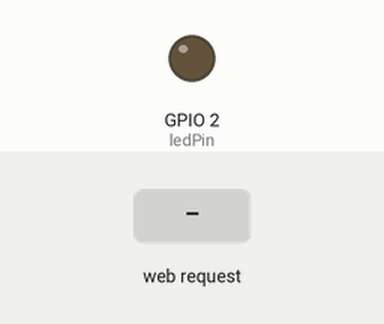
Simulated run of this sketch. Board: ESP32. Parts: output pins drawn as LEDs (lit = HIGH). Dashed ring = blinking. The inputs (shaded band) are chosen by the test bench. WiFi joins after 1.5 s; servers stay silent unless stated; what the sketch prints to the serial monitor is not drawn.

Above: at 2.7 s.
2.8 s: HTTP request GET /led/blink received
At 2.95 s:
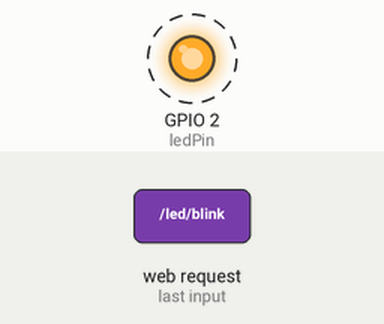
5.8 s: HTTP request GET /led/on received
At 6.9 s:
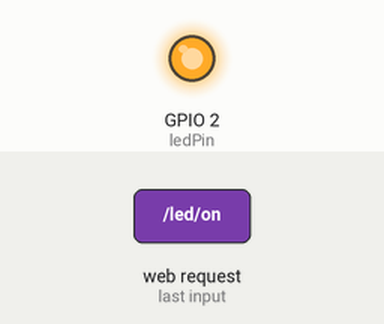
7.3 s: HTTP request GET /led/off received
At 7.8 s:
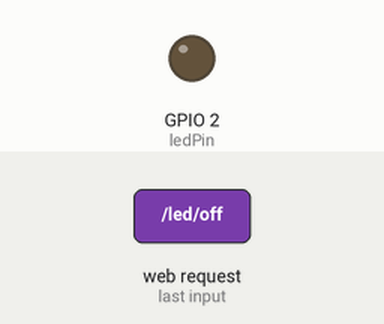
Timing chart, 0 to 10.3 s (numbered marks = the images above; inputs shaded):
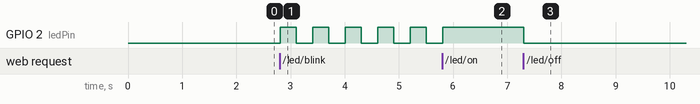

The sketch:

led_web_control.ino
```cpp
#include <WiFi.h>

const char* ssid = "13:50";
const char* password = "1234567891";

WiFiServer server(80);
String header;

String ledState = "off";

const int ledPin = 2; // LED onboard do ESP32 (normalmente no GPIO 2)

unsigned long currentTime = millis();
unsigned long previousTime = 0;
const long timeoutTime = 2000;

void setup() {
  Serial.begin(115200);
  pinMode(ledPin, OUTPUT);
  digitalWrite(ledPin, LOW);

  Serial.print("Conectando-se a ");
  Serial.println(ssid);
  WiFi.begin(ssid, password);
  while (WiFi.status() != WL_CONNECTED) {
    delay(500);
    Serial.print(".");
  }

  Serial.println("");
  Serial.println("Wi-Fi conectado.");
  Serial.println("Endereço IP: ");
  Serial.println(WiFi.localIP());
  server.begin();
}

void loop(){
  WiFiClient client = server.available();

  if (client) {
    currentTime = millis();
    previousTime = currentTime;
    Serial.println("Novo cliente.");
    String currentLine = "";
    while (client.connected() && currentTime - previousTime <= timeoutTime) {
      currentTime = millis();
      if (client.available()) {
        char c = client.read();
        Serial.write(c);
        header += c;
        if (c == '\n') {
          if (currentLine.length() == 0) {
            client.println("HTTP/1.1 200 OK");
            client.println("Content-type:text/html");
            client.println("Connection: close");
            client.println();

            if (header.indexOf("GET /led/on") >= 0) {
              Serial.println("LED ONBOARD ligado");
              ledState = "on";
              digitalWrite(ledPin, HIGH);
            } else if (header.indexOf("GET /led/off") >= 0) {
              Serial.println("LED ONBOARD desligado");
              ledState = "off";
              digitalWrite(ledPin, LOW);
            } else if (header.indexOf("GET /led/blink") >= 0) {
              Serial.println("LED ONBOARD piscando");
              ledState = "blink";
              for (int i = 0; i < 5; i++) {
                digitalWrite(ledPin, HIGH);
                delay(300);
                digitalWrite(ledPin, LOW);
                delay(300);
              }
            }

            client.println("<!DOCTYPE html><html>");
            client.println("<head><meta name=\"viewport\" content=\"width=device-width, initial-scale=1\">");
            client.println("<link rel=\"icon\" href=\"data:,\">");
            client.println("<style>html { font-family: Helvetica; display: inline-block; margin: 0px auto; text-align: center;}");
            client.println(".button { background-color: #007BFF; border: none; color: white; padding: 16px 40px;");
            client.println("text-decoration: none; font-size: 30px; margin: 2px; cursor: pointer;}");
            client.println(".button2 {background-color: #555555;}</style></head>");

            client.println("<body><h1>Controle do LED Onboard ESP32</h1>");
            client.println("<p>LED - Estado: " + ledState + "</p>");
            if (ledState == "off") {
              client.println("<p><a href=\"/led/on\"><button class=\"button\">LIGAR</button></a></p>");
            } else {
              client.println("<p><a href=\"/led/off\"><button class=\"button button2\">DESLIGAR</button></a></p>");
            }
            client.println("<p><a href=\"/led/blink\"><button class=\"button\">PISCAR</button></a></p>");

            client.println("</body></html>");
            client.println();
            break;
          } else {
            currentLine = "";
          }
        } else if (c != '\r') {
          currentLine += c;
        }
      }
    }
    header = "";
    client.stop();
    Serial.println("Cliente desconectado.");
    Serial.println("");
  }
}
```

Measured:
- after the input at 2.8 s, GPIO 2 (ledPin): alternates HIGH for 0.30 s and LOW for 0.30 s, starting at once
- after the input at 5.8 s, GPIO 2 (ledPin): LOW → HIGH at once
- after the input at 7.3 s, GPIO 2 (ledPin): HIGH → LOW at once
